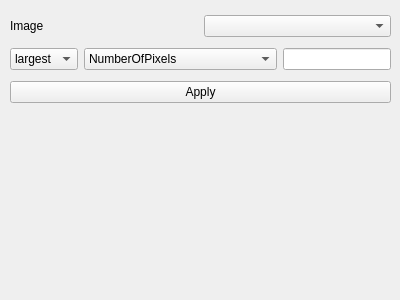
<?xml version="1.0" encoding="UTF-8"?>
<ui version="4.0">
 <class>LargestConnectedComponentExtractView</class>
 <widget class="QWidget" name="LargestConnectedComponentExtractView">
  <property name="geometry">
   <rect>
    <x>0</x>
    <y>0</y>
    <width>400</width>
    <height>300</height>
   </rect>
  </property>
  <property name="windowTitle">
   <string>Form</string>
  </property>
  <widget class="QWidget" name="verticalLayoutWidget">
   <property name="geometry">
    <rect>
     <x>10</x>
     <y>10</y>
     <width>381</width>
     <height>101</height>
    </rect>
   </property>
   <layout class="QVBoxLayout" name="verticalLayout">
    <item>
     <layout class="QHBoxLayout" name="horizontalLayout">
      <item>
       <widget class="QLabel" name="label">
        <property name="text">
         <string>Image</string>
        </property>
       </widget>
      </item>
      <item>
       <widget class="QmitkDataStorageComboBox" name="ImageSelector"/>
      </item>
     </layout>
    </item>
    <item>
     <layout class="QHBoxLayout" name="horizontalLayout_2">
      <item>
       <widget class="QComboBox" name="Operator">
        <item>
         <property name="text">
          <string>largest</string>
         </property>
        </item>
        <item>
         <property name="text">
          <string>&gt;</string>
         </property>
        </item>
        <item>
         <property name="text">
          <string>&lt;</string>
         </property>
        </item>
        <item>
         <property name="text">
          <string>==</string>
         </property>
        </item>
       </widget>
      </item>
      <item>
       <widget class="QComboBox" name="LambdaType">
        <item>
         <property name="text">
          <string>NumberOfPixels</string>
         </property>
        </item>
        <item>
         <property name="text">
          <string>PhysicalSize</string>
         </property>
        </item>
        <item>
         <property name="text">
          <string>Label</string>
         </property>
        </item>
        <item>
         <property name="text">
          <string>PerimeterOnBorder</string>
         </property>
        </item>
        <item>
         <property name="text">
          <string>Elongation</string>
         </property>
        </item>
        <item>
         <property name="text">
          <string>Perimeter</string>
         </property>
        </item>
        <item>
         <property name="text">
          <string>Roundness</string>
         </property>
        </item>
        <item>
         <property name="text">
          <string>EquivalentSphericalRadius</string>
         </property>
        </item>
        <item>
         <property name="text">
          <string>EquivalentSphericalPerimeter</string>
         </property>
        </item>
        <item>
         <property name="text">
          <string>EquivalentEllipsoidDiameter</string>
         </property>
        </item>
        <item>
         <property name="text">
          <string>Flatness</string>
         </property>
        </item>
        <item>
         <property name="text">
          <string>PerimeterOnBorderRatio</string>
         </property>
        </item>
       </widget>
      </item>
      <item>
       <widget class="QLineEdit" name="LambdaValue">
        <property name="sizePolicy">
         <sizepolicy hsizetype="Minimum" vsizetype="Fixed">
          <horstretch>0</horstretch>
          <verstretch>0</verstretch>
         </sizepolicy>
        </property>
       </widget>
      </item>
     </layout>
    </item>
    <item>
     <widget class="QPushButton" name="ApplyBtn">
      <property name="text">
       <string>Apply</string>
      </property>
     </widget>
    </item>
   </layout>
  </widget>
 </widget>
 <customwidgets>
  <customwidget>
   <class>QmitkDataStorageComboBox</class>
   <extends>QComboBox</extends>
   <header>QmitkDataStorageComboBox.h</header>
  </customwidget>
 </customwidgets>
 <resources/>
 <connections/>
</ui>
